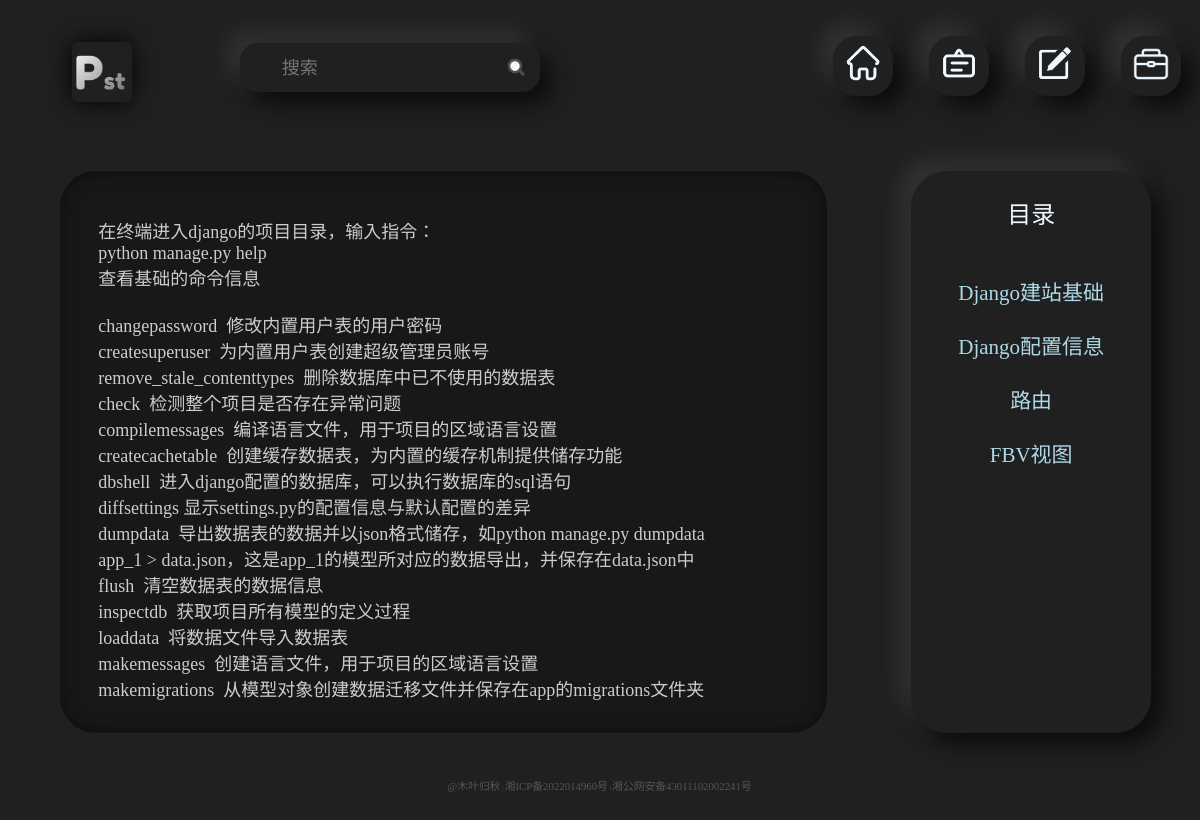
Page /app_4/?s=Django操作指令 on the committed database.
### app_4/models.py (models this page shows, shortened)
class Section(models.Model):
    chapter = models.ForeignKey(Chapter, on_delete=models.CASCADE)
    section = models.CharField(max_length=20)
    content = models.TextField()
    class Meta:
        verbose_name = "内容"
        verbose_name_plural = "内容"

class Chapter(models.Model):
    id = models.IntegerField(primary_key=True)
    chapter = models.CharField(max_length=20)
    class Meta:
        verbose_name = "章节"
        verbose_name_plural = "章节"

### app_4/views.py (the view)
# urls.py: path('app_4/', include('app_4.urls')),
def app_4(request):
    chapters = Chapter.objects.all()
    sections = Section.objects.all()
    s = request.GET.get('s')
    if s:
        section = Section.objects.get(section=s)
    else:
        pass
    return render(request, 'app_4.html', locals())

### templates/app_4.html (shortened to what this page needs)
{% extends "base.html" %}
{% block static %}
    {% load static %}
    <link rel="stylesheet" href="{% static 'app_4/app_4.css' %}">
{% endblock %}
{% block body %}
<div class="app_4_warp">
    <div id="app_4_left">
        <div id="app_4_content">
            {% if section %}
                <pre>{{ section.content }}</pre>
            {% else %}
                <p style="font-size: 30px; color: violet">你好</p>
            {% endif %}
        </div>
    </div>
    <div id="app_4_right">
        <p>目录</p>
        <div id="app_4_list">
            {% for c in chapters %}
                <div id="{{ c.id }}">
                    <p onclick="app_4({{ c.id }})">{{ c.chapter }}</p>
                </div>
            {% endfor %}
        </div>
    </div>
</div>
{% endblock %}

### publicStatic/base.css (style rules this page uses)
html { font-size: 10px; font-family: 微软雅黑; }
body { background-color: #202020; padding: 0; margin: 0; }

### publicStatic/app_4/app_4.css (style rules this page uses)
.app_4_warp { width: 100%; height: 80%; top: 15%; left: 0; position: absolute; }
#app_4_left { width: 64%; height: 88%; left: 5%; top: 8%; position: absolute; background-color: #181819; border-radius: 6rem; box-shadow: 0 0 3rem inset #0d0d0d; }
#app_4_content { width: 90%; height: 90%; left: 5%; top: 5%; position: absolute; overflow-y: scroll; }
#app_4_content pre { width: 90%; height: auto; white-space: pre-wrap; font-family: "微软雅黑"; color: #cccccc; font-size: 3rem; }
#app_4_right { width: 20%; height: 88%; background-color: #202020; right: 4%; top: 8%; position: absolute; border-radius: 6rem; box-shadow: 2rem 2rem 3.5rem #0d0d0d, -2rem -2rem 3.5rem #333333; -webkit-user-select: none; -moz-user-select: none; -ms-user-select: none; user-select: none; }
#app_4_right p { text-align: center; font-size: 4rem; color: aliceblue; }
#app_4_list { height: 75%; width: 80%; left: 10%; bottom: 10%; position: absolute; overflow-y: scroll; overflow-x: hidden; }
#app_4_list div { height: 9rem; overflow: hidden; transition: all 0.3s ease-in-out; cursor: pointer; background-color: #202020; }
#app_4_list p { text-align: center; font-size: 3.5rem; color: lightblue; }

### rows in the picture
Section: content "在终端进入django的项目目录，输入指令： python manage.py help 查看基础的命令信息 changepassword 修改内置用户表的用户密码 createsuperuser 为内置用户表创建超级管理员账号 remove_stale_contenttypes 删除数据库中已不使用的数据表 check 检测整个项目是否存在异常问题 compilemessages 编译语言文件，用于项目的区域语言设置 createcachetable 创建缓存数据表，为内置的缓存机制提供储存功能 dbshell 进入django配置的数据库，可以执行数据库的sql语句 diffsettings 显示settings.py的配置信息与默认配置的差异 dumpdata 导出数据表的数据并以json格式储存，如python manage.py dumpdata app_1 > data.json，这是app_1的模型所对应的数据导出，并保存在data.json中 flush 清空数据表的数据信息 inspectdb 获取项目所有模型的定义过程 loaddata 将数据文件导入数据表 makemessages 创建语言文件，用于项目的区域语言设置 makemigrations 从模型对象创建数据迁移文件并保存在app的migrations文件夹…"
Chapter: chapter "Django建站基础"
Chapter: chapter "Django配置信息"
Chapter: chapter "路由"
Chapter: chapter "FBV视图"
